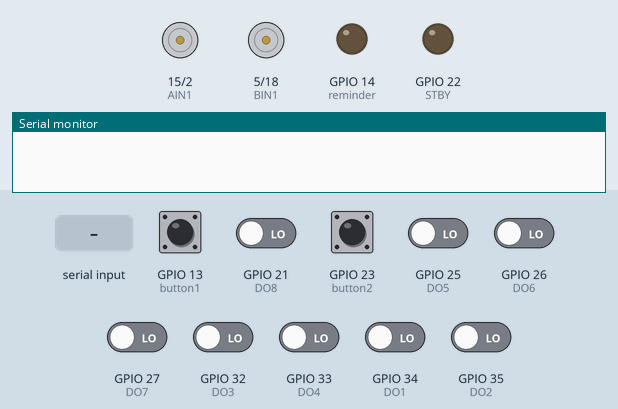
The sketch below on a simulated ESP32. Shown: motor-driver pin pairs drawn as motors (green arrow = first pin HIGH = forward, orange = second pin HIGH = backward, longer = more drive, scaled by the enable pin, stopped while the standby pin is LOW), output pins drawn as LEDs (lit = HIGH), the last lines printed to the serial monitor. Inputs (shaded band) come from the test bench; at power-on: GPIO 13 (button1), GPIO 21 (DO8), GPIO 23 (button2), GPIO 25 (DO5), GPIO 26 (DO6), GPIO 27 (DO7), GPIO 32 (DO3), GPIO 33 (DO4), GPIO 34 (DO1), GPIO 35 (DO2) LOW. Nothing arrives over Bluetooth unless stated.

Above: at 1.2 s.
1.3 s: "0,1\n" received over the second serial link
At 2.9 s:
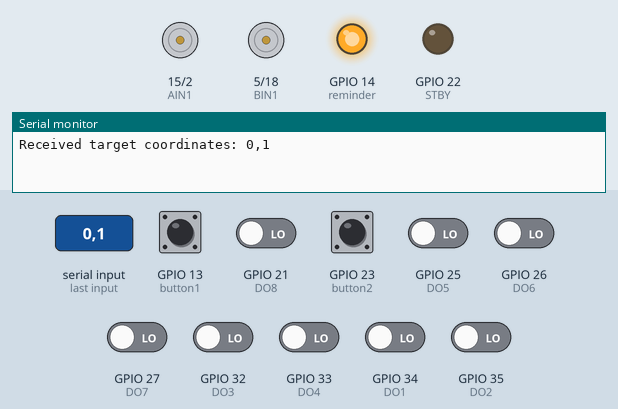
3.8 s: GPIO 21 (DO8) driven HIGH
9.8 s: GPIO 21 (DO8) driven LOW
At 11.4 s:
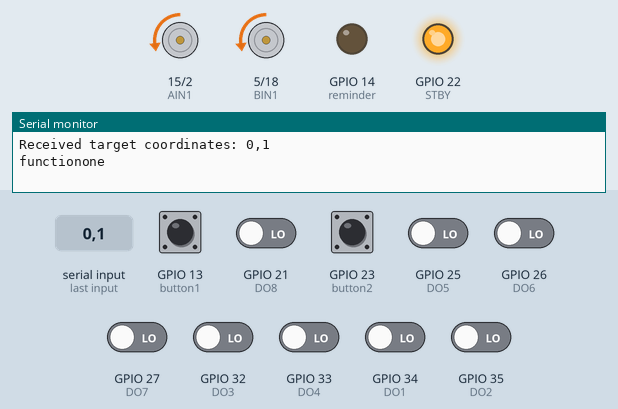
11.8 s: GPIO 25 (DO5) driven HIGH
At 15.1 s:
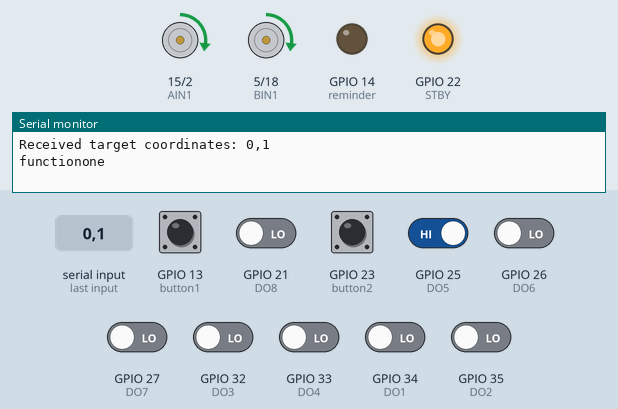
Timing chart, 0 to 26.8 s (numbered marks = the images above; inputs shaded):
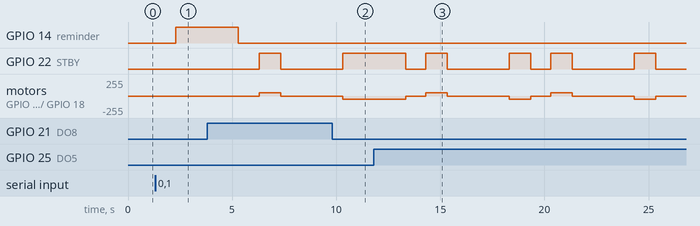

Measured:
- after the input at 1.3 s, GPIO 14 (reminder): LOW → HIGH after 1.0 s
- after the input at 9.8 s, GPIO 22 (STBY): goes on until 10.3 s, then stays HIGH; motor on GPIO 15 (AIN1) / GPIO 2 (AIN2), motor on GPIO 5 (BIN1) / GPIO 18 (BIN2): goes on until 10.3 s, then stays backward 50/255
- after the input at 11.8 s, GPIO 22 (STBY): HIGH → LOW after 1.5 s, → HIGH 0.96 s later, → LOW 1.0 s later, → HIGH 3.0 s later, … (9 changes in this stretch); motor on GPIO 15 (AIN1) / GPIO 2 (AIN2): backward 50/255 → stopped after 1.5 s, → forward 50/255 0.96 s later, → stopped 1.0 s later, → backward 50/255 3.0 s later, … (9 changes in this stretch)

The sketch:

ESP32_PatrolCar.ino
```cpp
#include<Arduino.h>
#include <BluetoothSerial.h>

// 蓝牙串口对象
BluetoothSerial SerialBT;

// 蓝牙目标坐标
int targetX = 0;
int targetY = 0;
//功能1计数变量
int x=0;
int y=0;

const int DO1=34;  //前左
const int DO2=35;  //前右
const int DO3=32;  //后右
const int DO4=33;  //后左
const int DO5=25;  //右前
const int DO6=26;  //右后
const int DO7=27;  //左后
const int DO8=21;  //左前
int D1,D2,D3,D4,D5,D6,D7,D8;   //循迹返回值

const int PWMA=4;
const int PWMB=19;
const int AIN1=15;
const int AIN2=2;
const int STBY=22;
const int BIN1=5;
const int BIN2=18;

//指示蓝牙
const int reminder=14;
//控制功能切换
const int button1=13;
const int button2=23;

//定义管脚输入输出
void Definition()
{
  //电驱管脚
	pinMode(PWMA,OUTPUT);
	pinMode(AIN1,OUTPUT);
	pinMode(AIN2,OUTPUT);
	pinMode(PWMB,OUTPUT);
	pinMode(BIN1,OUTPUT);
	pinMode(BIN2,OUTPUT);
	pinMode(STBY,OUTPUT);

  //循迹管脚
  pinMode(DO1,INPUT);
  pinMode(DO2,INPUT);
  pinMode(DO3,INPUT);
  pinMode(DO4,INPUT);
  pinMode(DO5,INPUT);
  pinMode(DO6,INPUT);
  pinMode(DO7,INPUT);
  pinMode(DO8,INPUT);

  //
  pinMode(reminder,OUTPUT);
  pinMode(button1,INPUT);
  pinMode(button2,INPUT);
  digitalWrite (button1,LOW);
  digitalWrite (button1,LOW);
}


// 解析蓝牙接收到的数据并设置目标坐标
void ParseData(const String& data)
{

    // 假设数据格式为"X,Y"，这里简单分割获取坐标值
    int commaIndex = data.indexOf(',');
    if (commaIndex!= -1) {
        // 尝试转换为整数并检查转换是否成功
        int xValue = data.substring(0, commaIndex).toInt();
        if (xValue!= 0 || data.substring(0, commaIndex) == "0") {
            targetX = xValue;
        }
        else {
            Serial.println("Error: Unable to convert X coordinate to integer.");
        }

        int yValue = data.substring(commaIndex + 1).toInt();
        if (yValue!= 0 || data.substring(commaIndex + 1) == "0") {
            targetY = yValue;
        } else {
            Serial.println("Error: Unable to convert Y coordinate to integer.");
        }
    }
    else {
        Serial.println("Error: Unable to parse data in the expected 'X,Y' format.");
    }
}

//接受到信号
void Wifiinput()
{
  while(1){
    if (!SerialBT.available())
    {
    }
    else
    {
        // 发送的数据长度固定为10个字符
        char dataBuffer[11]; // 多留一个字节用于存储字符串结束符'\0'
        SerialBT.readBytes(dataBuffer, 10);
        dataBuffer[10] = '\0';
        String data(dataBuffer);

        ParseData(data);
        Serial.println("Received target coordinates: " + String(targetX) + "," + String(targetY));
        digitalWrite(reminder, HIGH);
        delay(3000);
        digitalWrite(reminder, LOW); // 亮3秒蓝牙接收到数据
        break;
    }
  }
}


/*小车运动函数
*电驱编号1==A 0==B，速度，正反转)
*mode:正反转；mode==1,则正转；mode==0，则反转；
*pwm：占空比调速度；
*motor：控制一组电桥
*/
void move(int motor,int pwm,int mode)
{
	boolean pin1=HIGH;
	boolean pin2=LOW;//定义高低电平

  digitalWrite(STBY,LOW);

	if(mode!=1)//若要电机反转，更改电平值
	{
    pin1=LOW;
		pin2=HIGH;
	}

  if(motor==0)//制动
  {
    digitalWrite(STBY,LOW);
  }
	else if(motor==1)//控制A电驱
	{
    digitalWrite(STBY,HIGH);
		digitalWrite(AIN1,pin1);
		digitalWrite(AIN2,pin2);
		analogWrite(PWMA,pwm);
	}
	else//控制B电驱
	{
    digitalWrite(STBY,HIGH);
		digitalWrite(BIN1,pin1);
		digitalWrite(BIN2,pin2);
		analogWrite(PWMB,pwm);
	}
}
void Forward(){move(1,50,1);move(2,50,1);}//前进
void Backward(){move(1,50,2);move(2,50,2);}//后退
void Left(){move(1,50,2);move(2,50,1);}//左移
void Round(){move(1,50,1);move(2,50,2);}//右移
void Stop(){move(0,0,0);}//制动

void read(void)// 读取红外传感器的值
{
  D1 = digitalRead(DO1);
  D2 = digitalRead(DO2);
  D3 = digitalRead(DO3);
  D4 = digitalRead(DO4);
  D5 = digitalRead(DO5);
  D6 = digitalRead(DO6);
  D7 = digitalRead(DO7);
  D8 = digitalRead(DO8);
  delay(1000);// 根据需要添加适当的延时，避免过于频繁读取数据
}

//向指定方向走i个格子
void forward(int i)
{
  y = 0;
  while(y<=i)
  {
    read();
    Forward();

    if( (D5==HIGH || D6==HIGH) || (D7==HIGH || D8==HIGH) )
    {
      y++;
    }
  }
  Stop();
}
void backward(int i)
{
  y = i;
  while(y>=0)
  {
    read();
    Backward();

    if( (D5==HIGH || D6==HIGH) || (D7==HIGH || D8==HIGH) )
    {
      y--;
    }
  }
  Stop();
}
void left(int i)
{
  x=0;
  while(x<=i)
  {
    read();
    Left();
    if( (D1==HIGH || D2==HIGH) || (D3==HIGH || D4==HIGH) )
    {
      x++;
    }
  }
  Stop();

}
void round(int i)
{
  x=i;
  while(x>=0)
  {
    read();
    Round();

    if( (D1==HIGH || D2==HIGH) || (D3==HIGH || D4==HIGH) )
    {
      x--;
    }
  }
  Stop();

}


//fuction1"单点寻踪"
void FunctionOne()
{for(int i = 0 ; i<3 ; i++){
  if(targetY != 0 )
  {forward(targetY);
    Stop();}
  if(targetX != 0 )
  {round(targetX);
    Stop();}
  delay(2000);
  if(targetX != 0 )
  {left(targetX);
    Stop();}
  if(targetY != 0 )
  {backward(targetY);
    Stop();}
}}

//"4"
void FunctionTwo()
{
  round(4);   forward(2); round(1);   forward(1);   left(1);    forward(2);   left(1);    backward(2);
  left(1);    forward(2); left(1);    backward(3);  round(2);   backward(2);  left(3);
}

//"3"
void FunctionThree()
{
  round(4);     forward(5); left(3);      backward(1);  round(2);     backward(1);  left(2);
  backward(1);  round(2);   backward(1);  left(2);      backward(1);  left(1);
}

//"王"
void FunctionFour()
{
  round(5);forward(1);left(2);forward(1);round(1);
  forward(1);left(1);forward(1);round(2);forward(1);
  left(5);backward(1);round(2);backward(1);left(1);
  backward(1);round(1);backward(1);left(2);backward(1);
}

//五点循迹
void FunctionFive()
{
  int X[5] ,Y[5],S[5];
  for(int i=0 ; i<5 ; i++)    //遍历数组，读取5个坐标
  {
    Wifiinput();// 重新给予五组坐标数据
    X[i] = targetX;
    Y[i] = targetY;
    S[i] = targetX+targetY;//用坐标之和衡量其距原点的距离
  }
  //坐标由近到远排序
  int circle = 1;
  int a,b,c;
  while(circle)
  {
    circle = 0;
    for (int i=0;i<4;i++)
    {
      if(S[i] > S[i+1])
      {
        a=X[i];
        b=Y[i];
        c=S[i];
        X[i]=X[i+1];
        Y[i]=Y[i+1];
        S[i]=S[i+1];
        X[i+1]=a;
        Y[i+1]=b;
        S[i+1]=c;
      }
      circle = 1;
    }

  //依次走坐标
  int now_X = 0,now_Y = 0;//目前坐标
  int diff_X , diff_Y ;//需要行动的坐标
  for(int i=0;i<5;i++)
  {
    diff_Y = Y[i] - now_Y;
    now_Y = Y[i];
    diff_X = X[i] - now_Y;
    now_Y = Y[i];
    if(diff_Y > 0)
    {
      forward(diff_Y);
    }
    if(diff_Y < 0)
    {
      backward(diff_Y);
    }
    if(diff_X > 0)
    {
     round(diff_X);
    }
    if(diff_X < 0)
    {
      left(diff_X);
    }
    delay(2000);
   }
   left(X[4]);
   backward(Y[4]);
 }
}

void setup()
{
  Serial.begin(115200);
  SerialBT.begin("ESP32_XX"); // 设置蓝牙名称
  Definition();
}


void loop()
{
  Wifiinput();
  int Button1 = digitalRead(button1);
  int Button2 = digitalRead(button2);

  if(Button2==LOW)
  {
    Serial.println("functionone");
    FunctionOne();
  }
  //第一次给数据，确定是否继续读取数据
  if(Button2==HIGH)
  {
    if(targetX==7)
    {
      FunctionTwo();//"4"
      Serial.println("functiontwo_4");
    }

    if(targetX==8)
    {
      FunctionThree();//"3"
      Serial.println("functionthree_3");   }
    if(targetX==9)
    {
      FunctionFour();//"王"
      Serial.println("functionfour_wang");
    }
    else
    {
      FunctionFive();//五点循迹
      Serial.println("functionfive_Fivepoint");
    }
  }
}
```
